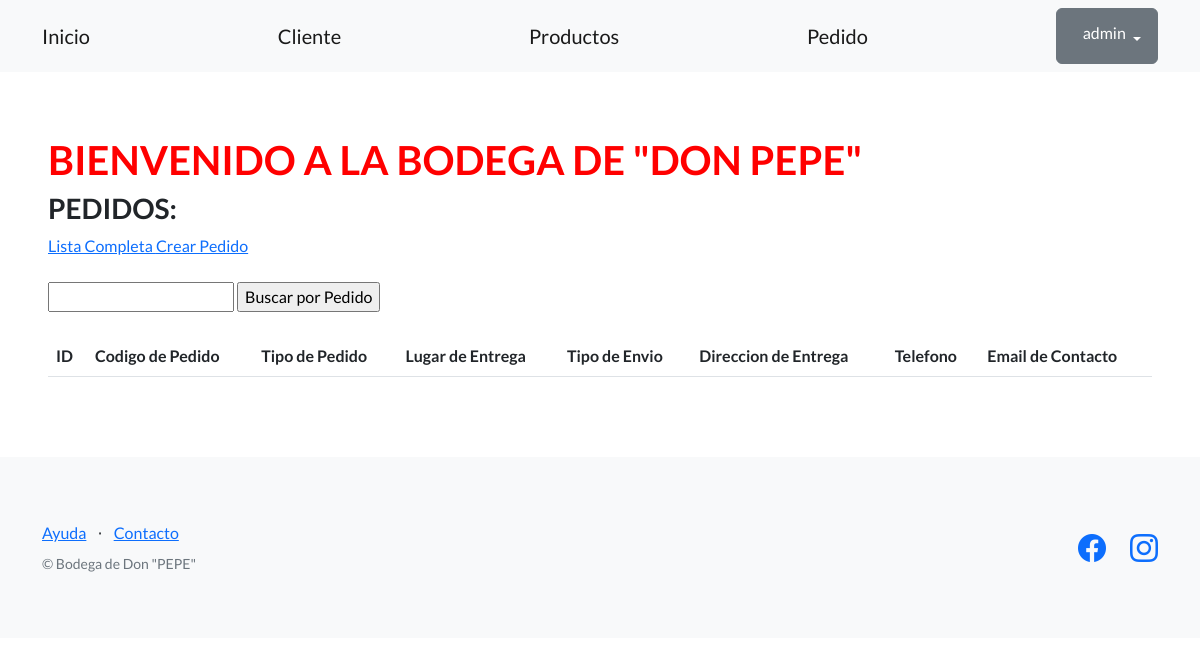
/productos-ventas/pedido/ (signed in), run on an earlier commit of the app's database.
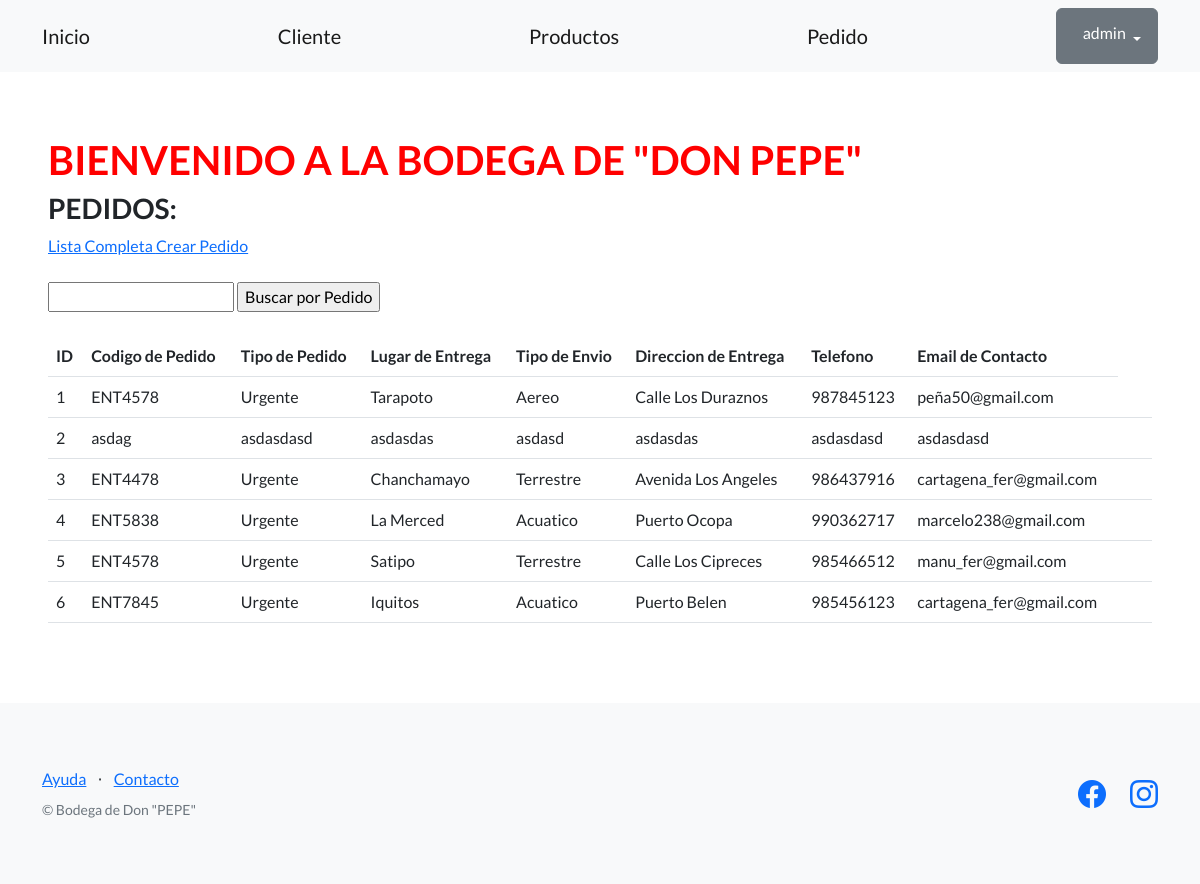
And on a later commit of the database.
### productos_ventas/models.py (models this page shows, shortened)
class Pedido(models.Model):
    codigo_pedido = models.CharField(max_length=256)
    tipo_pedido = models.CharField(max_length=11)
    lugar = models.CharField(max_length=256)
    tipo_envio = models.CharField(max_length=256)
    direccion_pedido = models.CharField(max_length=256)
    telefono = models.CharField(max_length=20, blank=True)
    email_contacto = models.EmailField(blank=True)
    creador = models.ForeignKey(User, on_delete=models.SET_NULL, null=True)

### productos_ventas/views.py (the view)
# urls.py: path("pedido/",listar_pedido, name="lista_pedido"),
def listar_pedido(request):
    contexto = {
        "pedido": Pedido.objects.all(),
    }
    http_response = render(
        request=request,
        template_name="productos_ventas/lista_pedido.html",
        context=contexto,
    )
    return http_response

### productos_ventas/templates/productos_ventas/lista_pedido.html (shortened to what this page needs)
{% extends "base.html" %}
{% block contenido %}
<h1 style="color:red;">
  BIENVENIDO A LA BODEGA DE "DON PEPE"
</h1>
<h3>PEDIDOS:</h3>
<a href="{% url 'lista_pedido' %}">Lista Completa </a>
<a href="{% url 'crear_pedido' %}">Crear Pedido</a>
<br><br>
<form action="{% url 'buscar_pedido' %}" method="post">
  <input type="text" name="busqueda">
  <input type="submit" value="Buscar por Pedido">
</form>
<br>
<table class="table">
  <tbody>
    <tr>
      <th>ID</th>
      <th>Codigo de Pedido</th>
      <th>Tipo de Pedido</th>
      <th>Lugar de Entrega</th>
      <th>Tipo de Envio</th>
      <th>Direccion de Entrega</th>
      <th>Telefono</th>
      <th>Email de Contacto</th>
    </tr>
  </tbody>
  {% for elemento in pedido %}
  <tr>
    <td>{{ elemento.id }}</td>
    <td>{{ elemento.codigo_pedido }}</td>
    <td>{{ elemento.tipo_pedido }}</td>
    <td>{{ elemento.lugar }}</td>
    <td>{{ elemento.tipo_envio }}</td>
    <td>{{ elemento.direccion_pedido }}</td>
    <td>{{ elemento.telefono }}</td>
    <td>{{ elemento.email_contacto }}</td>
    <td>
    </td>
    <td>
    </td>
  </tr>
  {% endfor %}
</table>
{% endblock contenido %}

What changed in the data, as far as the page shows it:
added Pedido: id "1", codigo_pedido "ENT4578", tipo_pedido "Urgente", lugar "Tarapoto", tipo_envio "Aereo", direccion_pedido "Calle Los Duraznos", telefono "987845123", email_contacto "peña50@gmail.com"
added Pedido: id "2", codigo_pedido "asdag", tipo_pedido "asdasdasd", lugar "asdasdas", tipo_envio "asdasd", direccion_pedido "asdasdas", telefono "asdasdasd", email_contacto "asdasdasd"
added Pedido: id "3", codigo_pedido "ENT4478", tipo_pedido "Urgente", lugar "Chanchamayo", tipo_envio "Terrestre", direccion_pedido "Avenida Los Angeles", telefono "986437916", email_contacto "cartagena_fer@gmail.com"
added Pedido: id "4", codigo_pedido "ENT5838", tipo_pedido "Urgente", lugar "La Merced", tipo_envio "Acuatico", direccion_pedido "Puerto Ocopa", telefono "990362717", email_contacto "marcelo238@gmail.com"
added Pedido: id "5", codigo_pedido "ENT4578", tipo_pedido "Urgente", lugar "Satipo", tipo_envio "Terrestre", direccion_pedido "Calle Los Cipreces", telefono "985466512", email_contacto "manu_fer@gmail.com"
added Pedido: id "6", codigo_pedido "ENT7845", tipo_pedido "Urgente", lugar "Iquitos", tipo_envio "Acuatico", direccion_pedido "Puerto Belen", telefono "985456123", email_contacto "cartagena_fer@gmail.com"
